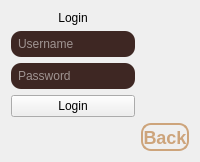
         <widget class="QWidget" name="login_page">
          <layout class="QGridLayout" name="gridLayout_11">
           <item row="0" column="0">
            <widget class="QLabel" name="label">
             <property name="maximumSize">
              <size>
               <width>16777215</width>
               <height>60</height>
              </size>
             </property>
             <property name="text">
              <string>&lt;html&gt;&lt;head/&gt;&lt;body&gt;&lt;p align=&quot;center&quot;&gt;Login&lt;/p&gt;&lt;/body&gt;&lt;/html&gt;</string>
             </property>
            </widget>
           </item>
           <item row="1" column="0">
            <widget class="QLineEdit" name="txt_login_username">
             <property name="maximumSize">
              <size>
               <width>300</width>
               <height>16777215</height>
              </size>
             </property>
             <property name="styleSheet">
              <string notr="true">QLineEdit {
    background-color: #3e2723; /* Dark Coffee */
    color: #ffffff;           /* White text so you can actually see it! */
    border-radius: 10px;
    padding: 5px;
}</string>
             </property>
             <property name="text">
              <string/>
             </property>
             <property name="frame">
              <bool>true</bool>
             </property>
             <property name="echoMode">
              <enum>QLineEdit::EchoMode::Normal</enum>
             </property>
             <property name="cursorPosition">
              <number>0</number>
             </property>
             <property name="dragEnabled">
              <bool>false</bool>
             </property>
             <property name="placeholderText">
              <string>Username</string>
             </property>
             <property name="clearButtonEnabled">
              <bool>true</bool>
             </property>
            </widget>
           </item>
           <item row="2" column="0">
            <widget class="QLineEdit" name="txt_login_pass">
             <property name="maximumSize">
              <size>
               <width>300</width>
               <height>16777215</height>
              </size>
             </property>
             <property name="styleSheet">
              <string notr="true">QLineEdit {
    background-color: #3e2723; /* Dark Coffee */
    color: #ffffff;           /* White text so you can actually see it! */
    border-radius: 10px;
    padding: 5px;
}</string>
             </property>
             <property name="inputMethodHints">
              <set>Qt::InputMethodHint::ImhHiddenText|Qt::InputMethodHint::ImhNoAutoUppercase|Qt::InputMethodHint::ImhNoPredictiveText|Qt::InputMethodHint::ImhSensitiveData</set>
             </property>
             <property name="text">
              <string/>
             </property>
             <property name="echoMode">
              <enum>QLineEdit::EchoMode::Password</enum>
             </property>
             <property name="placeholderText">
              <string>Password</string>
             </property>
             <property name="clearButtonEnabled">
              <bool>true</bool>
             </property>
            </widget>
           </item>
           <item row="3" column="0">
            <widget class="QPushButton" name="btn_login_submit">
             <property name="cursor">
              <cursorShape>PointingHandCursor</cursorShape>
             </property>
             <property name="text">
              <string>Login</string>
             </property>
            </widget>
           </item>
           <item row="4" column="0">
            <widget class="QLabel" name="lbl_error_msg">
             <property name="maximumSize">
              <size>
               <width>16777215</width>
               <height>100</height>
              </size>
             </property>
             <property name="text">
              <string>&lt;html&gt;&lt;head/&gt;&lt;body&gt;&lt;p align=&quot;center&quot;&gt;&lt;br/&gt;&lt;/p&gt;&lt;/body&gt;&lt;/html&gt;</string>
             </property>
            </widget>
           </item>
           <item row="4" column="2">
            <widget class="QPushButton" name="btn_back_login">
             <property name="enabled">
              <bool>true</bool>
             </property>
             <property name="cursor">
              <cursorShape>PointingHandCursor</cursorShape>
             </property>
             <property name="styleSheet">
              <string notr="true">QPushButton {
    /* الخلفية شفافة */
    background-color: transparent;
    /* لون الخط (البيج بتاعك) */
    color: #cda47b; 
    /* البرواز */
    border: 2px solid #cda47b;
    /* الحواف دائرية سِنة */
    border-radius: 10px;
    /* الخط عريض (Bold) */
    font-weight: bold;
    /* حجم الخط */
    font-size: 18px;
    /* الحجم الصغير */
    min-width: 20px;
    max-width: 50px;
    min-height: 10px;
    max-height: 35px;
}

/* ستايل لما المستخدم يلمس الزرار بالماوس */
QPushButton:hover {
    background-color: #cda47b;
    color: #3e2723; /* يقلب بني غامق عشان يبان */
}</string>
             </property>
             <property name="text">
              <string>Back</string>
             </property>
            </widget>
           </item>
          </layout>
         </widget>
